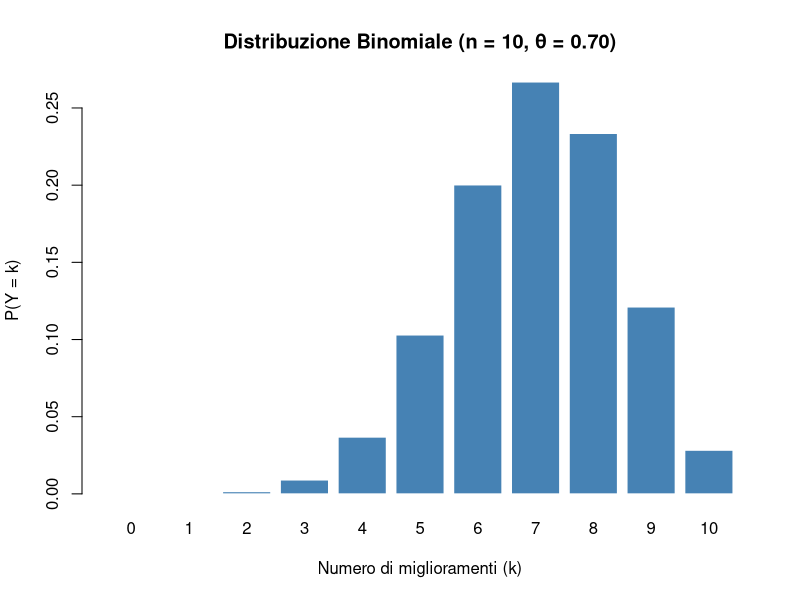
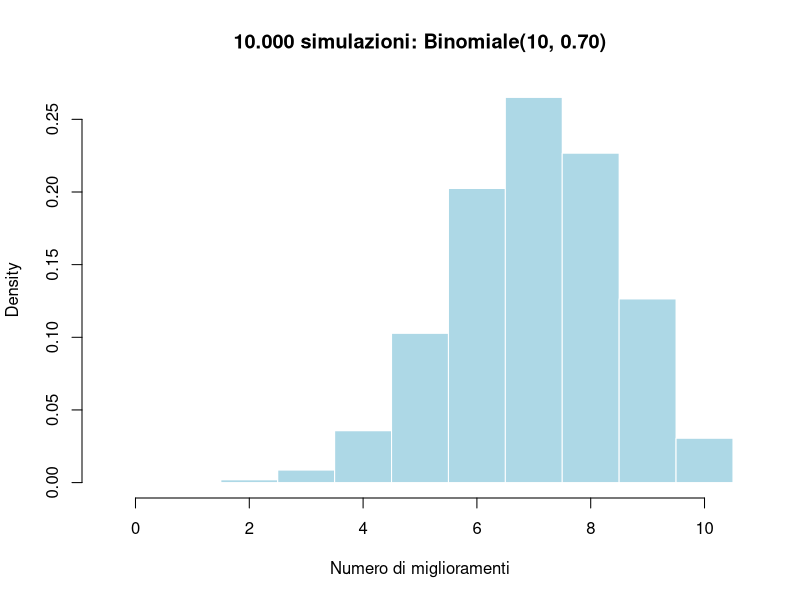
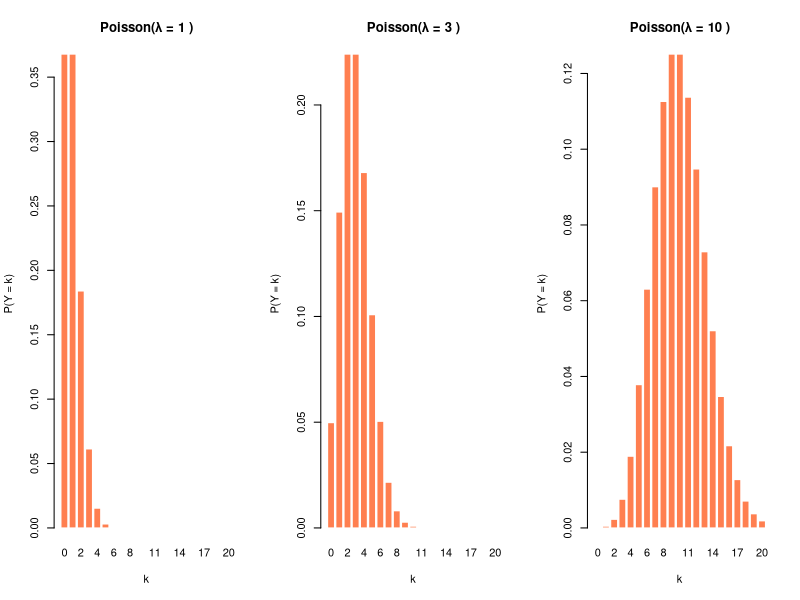
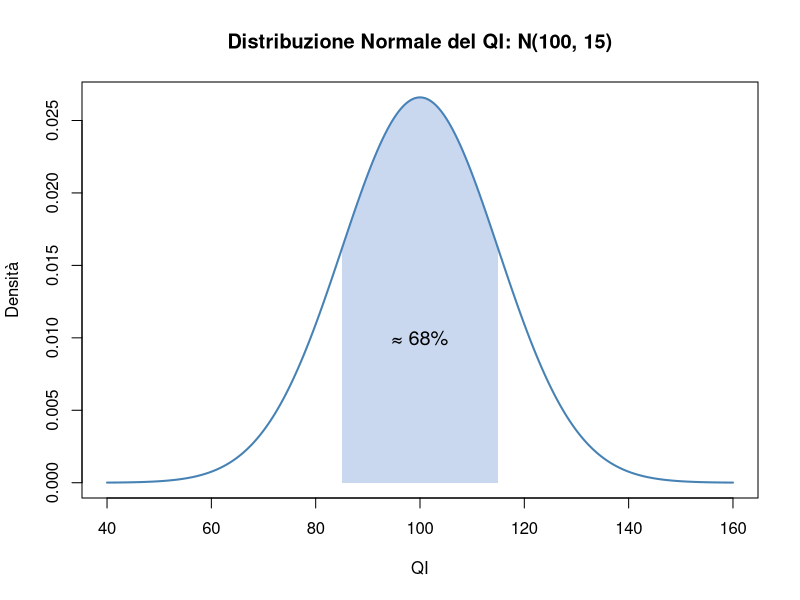
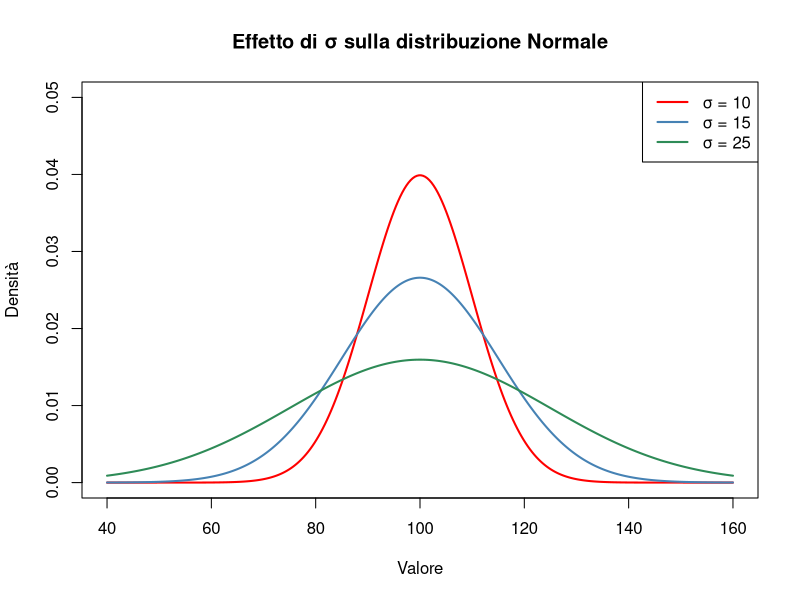
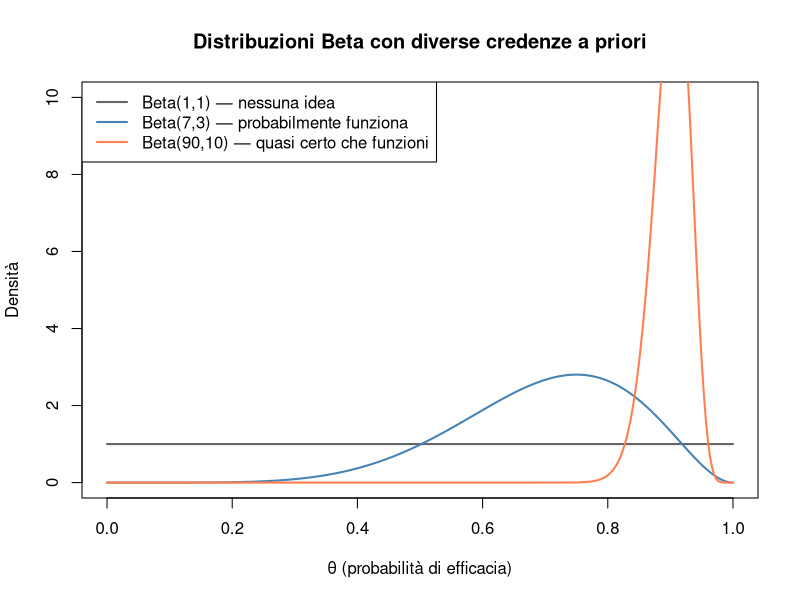
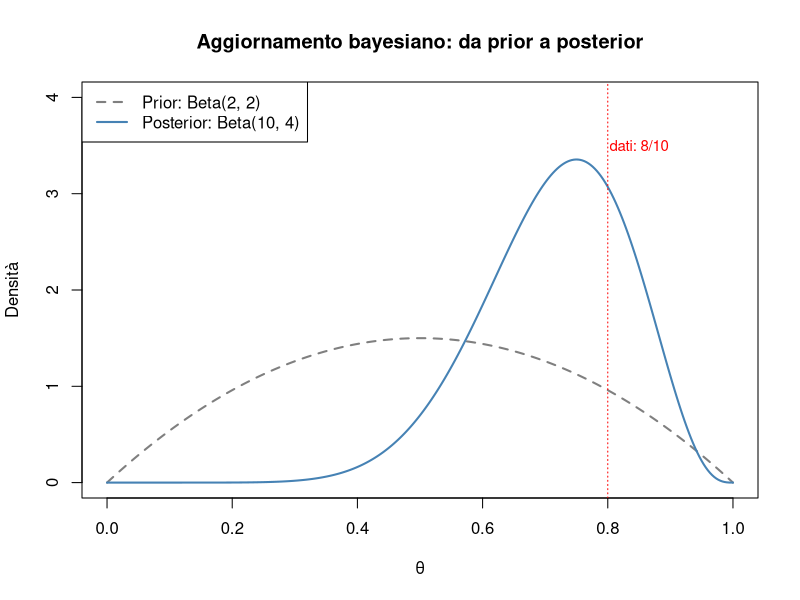
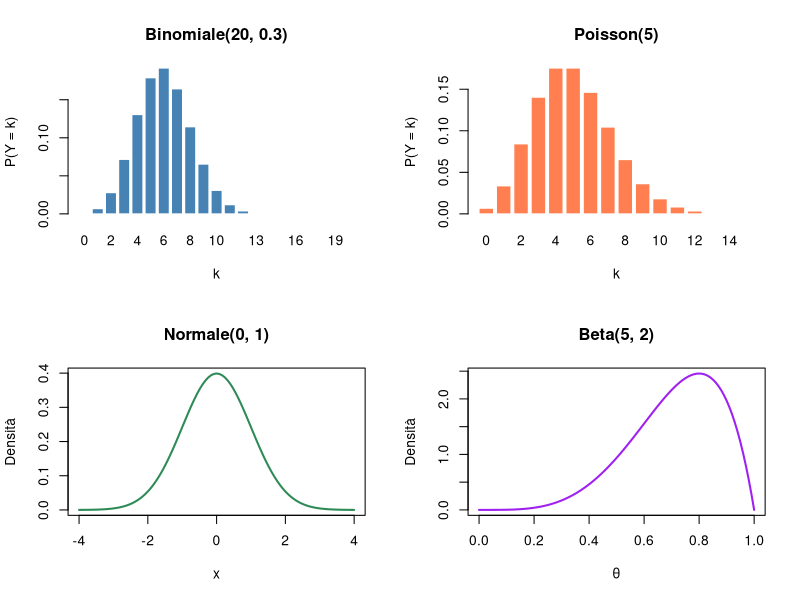

The R script that drew these images, in order:
## ---- chunk 1
n <- 10
theta <- 0.70

k_valori <- 0:n
probabilita <- dbinom(k_valori, size = n, prob = theta)

barplot(probabilita, names.arg = k_valori,
        col = "steelblue", border = "white",
        xlab = "Numero di miglioramenti (k)",
        ylab = "P(Y = k)",
        main = "Distribuzione Binomiale (n = 10, θ = 0.70)")
## ---- chunk 2
set.seed(42)
n_simulazioni <- 10000
successi <- rbinom(n_simulazioni, size = 10, prob = 0.70)

cat("Media teorica:  ", 10 * 0.70, "\n")
cat("Media simulata: ", mean(successi), "\n")
cat("SD teorica:     ", round(sqrt(10 * 0.70 * 0.30), 4), "\n")
cat("SD simulata:    ", round(sd(successi), 4), "\n")

hist(successi, breaks = seq(-0.5, 10.5, 1), 
     freq = FALSE, col = "lightblue", border = "white",
     xlab = "Numero di miglioramenti",
     main = "10.000 simulazioni: Binomiale(10, 0.70)")
## ---- chunk 3
cat("P(Y = 0):", dpois(0, lambda = 3), "\n")
cat("P(Y = 3):", dpois(3, lambda = 3), "\n")
## ---- chunk 4
par(mfrow = c(1, 3))

for (lam in c(1, 3, 10)) {
  k <- 0:20
  p <- dpois(k, lambda = lam)
  barplot(p, names.arg = k, col = "coral", border = "white",
          main = paste("Poisson(λ =", lam, ")"),
          xlab = "k", ylab = "P(Y = k)")
}

par(mfrow = c(1, 1))
## ---- chunk 5
# P(QI < 85)
p_sotto_85 <- pnorm(85, mean = 100, sd = 15)
cat("P(QI < 85):         ", round(p_sotto_85, 4), "\n")

# P(QI > 130)
p_sopra_130 <- 1 - pnorm(130, mean = 100, sd = 15)
cat("P(QI > 130):        ", round(p_sopra_130, 4), "\n")

# P(85 < QI < 115)
p_tra_85_115 <- pnorm(115, mean = 100, sd = 15) - pnorm(85, mean = 100, sd = 15)
cat("P(85 < QI < 115):   ", round(p_tra_85_115, 4), "\n")
## ---- chunk 6
x <- seq(40, 160, length.out = 300)
y <- dnorm(x, mean = 100, sd = 15)

plot(x, y, type = "l", col = "steelblue", lwd = 2,
     xlab = "QI", ylab = "Densità",
     main = "Distribuzione Normale del QI: N(100, 15)")

x_fill <- seq(85, 115, length.out = 100)
y_fill <- dnorm(x_fill, mean = 100, sd = 15)
polygon(c(85, x_fill, 115), c(0, y_fill, 0), 
        col = rgb(0.3, 0.5, 0.8, 0.3), border = NA)
text(100, 0.01, "≈ 68%", cex = 1.2)
## ---- chunk 7
x <- seq(40, 160, length.out = 300)

plot(x, dnorm(x, 100, 10), type = "l", col = "red", lwd = 2,
     xlab = "Valore", ylab = "Densità", ylim = c(0, 0.05),
     main = "Effetto di σ sulla distribuzione Normale")
lines(x, dnorm(x, 100, 15), col = "steelblue", lwd = 2)
lines(x, dnorm(x, 100, 25), col = "seagreen", lwd = 2)
legend("topright", 
       legend = c("σ = 10", "σ = 15", "σ = 25"),
       col = c("red", "steelblue", "seagreen"), lwd = 2)
## ---- chunk 8
x <- seq(0, 1, length.out = 300)

plot(x, dbeta(x, 1, 1), type = "l", col = "gray40", lwd = 2,
     xlab = "θ (probabilità di efficacia)",
     ylab = "Densità",
     ylim = c(0, 10),
     main = "Distribuzioni Beta con diverse credenze a priori")
lines(x, dbeta(x, 7, 3), col = "steelblue", lwd = 2)
lines(x, dbeta(x, 90, 10), col = "coral", lwd = 2)
legend("topleft",
       legend = c("Beta(1,1) — nessuna idea",
                  "Beta(7,3) — probabilmente funziona",
                  "Beta(90,10) — quasi certo che funzioni"),
       col = c("gray40", "steelblue", "coral"), lwd = 2)
## ---- chunk 9
x <- seq(0, 1, length.out = 300)

plot(x, dbeta(x, 2, 2), type = "l", col = "gray50", lwd = 2, lty = 2,
     xlab = "θ", ylab = "Densità", ylim = c(0, 4),
     main = "Aggiornamento bayesiano: da prior a posterior")
lines(x, dbeta(x, 10, 4), col = "steelblue", lwd = 2)
legend("topleft",
       legend = c("Prior: Beta(2, 2)", "Posterior: Beta(10, 4)"),
       col = c("gray50", "steelblue"), lty = c(2, 1), lwd = 2)
abline(v = 8/10, col = "red", lty = 3)
text(0.85, 3.5, "dati: 8/10", col = "red", cex = 0.9)
## ---- chunk 10
par(mfrow = c(2, 2))

barplot(dbinom(0:20, 20, 0.3), names.arg = 0:20,
        col = "steelblue", border = "white",
        main = "Binomiale(20, 0.3)", xlab = "k", ylab = "P(Y = k)")

barplot(dpois(0:15, 5), names.arg = 0:15,
        col = "coral", border = "white",
        main = "Poisson(5)", xlab = "k", ylab = "P(Y = k)")

curve(dnorm(x, 0, 1), from = -4, to = 4, col = "seagreen", lwd = 2,
      main = "Normale(0, 1)", xlab = "x", ylab = "Densità")

curve(dbeta(x, 5, 2), from = 0, to = 1, col = "purple", lwd = 2,
      main = "Beta(5, 2)", xlab = "θ", ylab = "Densità")

par(mfrow = c(1, 1))
